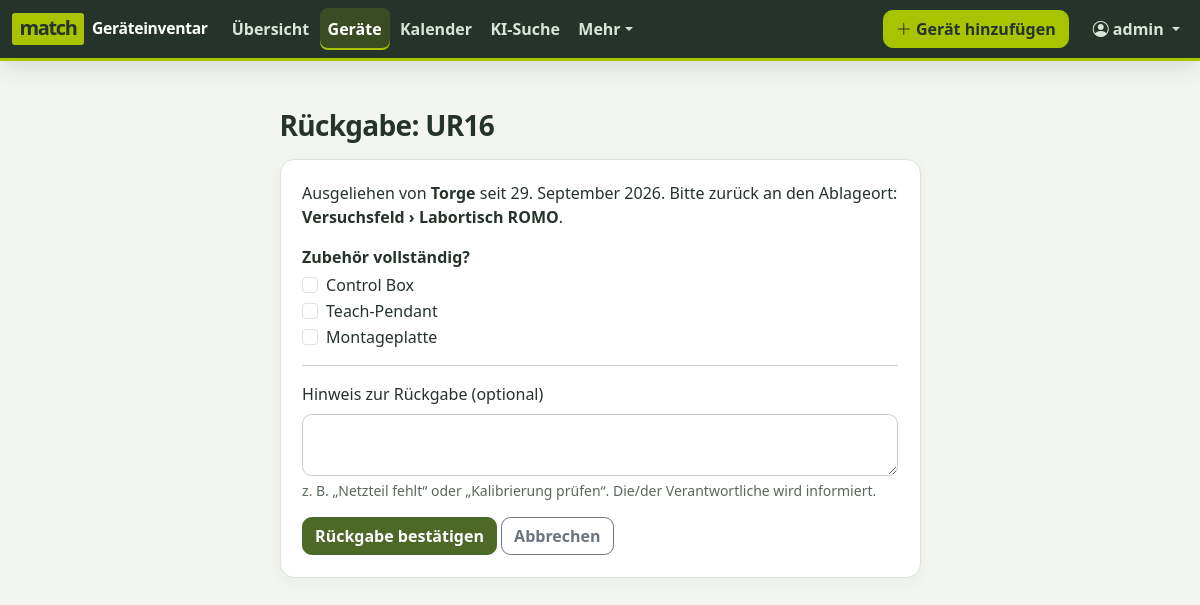
The app's page /ausleihen/5/rueckgabe/ (signed in) with its own data.
### accounts/models.py (models this page shows, shortened)
class User(AbstractUser):
    email = models.EmailField("E-Mail", help_text="Für Anfragen, Entscheidungen und Erinnerungen.")
    phone = models.CharField("Telefon", max_length=50, blank=True)
    room = models.CharField("Raum", max_length=50, blank=True)
    class Meta:
        ordering = ["last_name", "first_name", "username"]
        verbose_name = "Benutzer/in"
        verbose_name_plural = "Benutzer/innen"
    @property
    def display_name(self):
        return self.get_full_name() or self.username

### loans/models.py (models this page shows, shortened)
class Booking(models.Model):
    class Status(models.TextChoices):
        REQUESTED = "requested", "Angefragt"
        RESERVED = "reserved", "Reserviert"
        ACTIVE = "active", "Ausgeliehen"
        RETURNED = "returned", "Zurückgegeben"
        REJECTED = "rejected", "Abgelehnt"
        CANCELLED = "cancelled", "Storniert"
        EXPIRED = "expired", "Verfallen"
    BLOCKING = (Status.RESERVED, Status.ACTIVE)
    OPEN = (Status.REQUESTED, Status.RESERVED, Status.ACTIVE)
    item = models.ForeignKey(
        "inventory.Item", verbose_name="Gerät", on_delete=models.PROTECT, related_name="bookings"
    )
    borrower = models.ForeignKey(
        settings.AUTH_USER_MODEL,
        verbose_name="Ausleiher/in",
        on_delete=models.PROTECT,
        related_name="bookings",
    )
    created_by = models.ForeignKey(
        settings.AUTH_USER_MODEL,
        verbose_name="Eingetragen von",
        null=True,
        blank=True,
        on_delete=models.SET_NULL,
        related_name="+",
    )
    start_date = models.DateField("Von")
    end_date = models.DateField("Bis (voraussichtliche Rückgabe)")
    status = models.CharField("Status", max_length=20, choices=Status.choices, db_index=True)
    purpose = models.CharField("Zweck / Projekt", max_length=200, blank=True)
    usage_location = models.CharField("Einsatzort", max_length=200, blank=True)
    request_message = models.TextField("Nachricht an Verantwortliche/n", blank=True)
    decision_comment = models.TextField("Kommentar zur Entscheidung", blank=True)
    decided_by = models.ForeignKey(
        settings.AUTH_USER_MODEL,
        verbose_name="Entschieden von",
        null=True,
        blank=True,
        on_delete=models.SET_NULL,
        related_name="+",
    )
    decided_at = models.DateTimeField("Entschieden am", null=True, blank=True)
    requested_end_date = models.DateField("Beantragtes neues Enddatum", null=True, blank=True)
    checked_out_at = models.DateTimeField("Entnommen am", null=True, blank=True)
    returned_at = models.DateTimeField("Zurückgegeben am", null=True, blank=True)
    returned_by = models.ForeignKey(
        settings.AUTH_USER_MODEL,
        verbose_name="Rückgabe gebucht von",
        null=True,
        blank=True,
        on_delete=models.SET_NULL,
        related_name="+",
    )
    return_note = models.TextField("Rückgabenotiz", blank=True)
    created_at = models.DateTimeField("Erstellt am", auto_now_add=True)
    updated_at = models.DateTimeField("Geändert am", auto_now=True)
    class Meta:
        ordering = ["start_date", "pk"]
        verbose_name = "Buchung"
        verbose_name_plural = "Buchungen"
        constraints = [
            models.CheckConstraint(
                condition=Q(end_date__gte=F("start_date")), name="booking_end_not_before_start"
            )
        ]
        indexes = [models.Index(fields=["item", "status", "start_date", "end_date"])]

### inventory/models.py (models this page shows, shortened)
class Item(models.Model):
    class LoanPolicy(models.TextChoices):
        FREE = "free", "Frei entnehmbar"
        APPROVAL = "approval", "Nur mit Genehmigung"
    class Condition(models.TextChoices):
        UNVERIFIED = "unverified", "Ungeprüft"
        OK = "ok", "Einsatzbereit"
        DEFECT = "defect", "Defekt"
        REPAIR = "repair", "In Reparatur / Kalibrierung"
        RETIRED = "retired", "Ausgemustert"
    name = models.CharField("Bezeichnung", max_length=200)
    category = models.ForeignKey(
        Category, verbose_name="Kategorie", on_delete=models.PROTECT, related_name="items"
    )
    manufacturer = models.CharField("Hersteller", max_length=100, blank=True)
    model_number = models.CharField("Modell / Typ", max_length=100, blank=True)
    serial_number = models.CharField("Seriennummer", max_length=100, blank=True)
    inventory_number = models.CharField(
        "Inventarnummer", max_length=50, blank=True, help_text="Offizielle Inventarnummer, falls vorhanden."
    )
    description = models.TextField("Beschreibung", blank=True)
    location = models.ForeignKey(
        Location, verbose_name="Ablageort", on_delete=models.PROTECT, related_name="items"
    )
    location_note = models.CharField(
        "Ablagehinweis", max_length=200, blank=True, help_text="z. B. „oberstes Fach, blaue Kiste“"
    )
    responsible = models.ForeignKey(
        settings.AUTH_USER_MODEL,
        verbose_name="Verantwortlich",
        on_delete=models.PROTECT,
        related_name="responsible_items",
    )
    loan_policy = models.CharField(
        "Ausleihregel",
        max_length=20,
        choices=LoanPolicy.choices,
        default=LoanPolicy.FREE,
        help_text="„Nur mit Genehmigung“: Andere müssen die Ausleihe anfragen und Sie entscheiden.",
    )
    condition = models.CharField("Zustand", max_length=20, choices=Condition.choices, default=Condition.OK)
    created_by = models.ForeignKey(
        settings.AUTH_USER_MODEL,
        verbose_name="Angelegt von",
        null=True,
        blank=True,
        on_delete=models.SET_NULL,
        related_name="+",
    )
    created_at = models.DateTimeField("Angelegt am", auto_now_add=True)
    updated_at = models.DateTimeField("Geändert am", auto_now=True)
    objects = ItemQuerySet.as_manager()
    class Meta:
        ordering = ["name", "pk"]
        verbose_name = "Gerät"
        verbose_name_plural = "Geräte"
        constraints = [
            models.UniqueConstraint(
                fields=["inventory_number"],
                condition=~Q(inventory_number=""),
                name="unique_inventory_number",
                violation_error_message="Diese Inventarnummer ist bereits vergeben.",
            )
        ]
    def get_absolute_url(self):
        return reverse("inventory:item_detail", args=[self.pk])
    def can_manage(self, user):
        return bool(user and user.is_authenticated and (user.is_staff or user.pk == self.responsible_id))

class TreeNode(models.Model):
    SEPARATOR = " › "
    name = models.CharField("Name", max_length=100)
    parent = models.ForeignKey(
        "self",
        verbose_name="Übergeordnet",
        null=True,
        blank=True,
        on_delete=models.PROTECT,
        related_name="children",
    )
    path = models.CharField("Pfad", max_length=500, unique=True, editable=False)
    class Meta:
        abstract = True
        ordering = ["path"]
    def __str__(self):
        return self.path or self.name

class Location(TreeNode):
    description = models.CharField("Beschreibung", max_length=255, blank=True)
    class Meta(TreeNode.Meta):
        verbose_name = "Ort"
        verbose_name_plural = "Orte"

class Accessory(models.Model):
    item = models.ForeignKey(Item, verbose_name="Gerät", on_delete=models.CASCADE, related_name="accessories")
    name = models.CharField("Bezeichnung", max_length=200)
    quantity = models.PositiveSmallIntegerField("Anzahl", default=1)
    note = models.CharField("Hinweis", max_length=200, blank=True)
    class Meta:
        ordering = ["pk"]
        verbose_name = "Zubehörteil"
        verbose_name_plural = "Zubehör"
    def __str__(self):
        return f"{self.quantity} × {self.name}" if self.quantity != 1 else self.name

### loans/views.py (the view, shortened to what this page needs)
# urls.py: path("ausleihen/<int:pk>/rueckgabe/", views.return_booking, name="return"),
def return_booking(request, pk):
    booking = _get_own_or_managed(request, pk)
    form = ReturnForm(request.POST or None)
    return render(
        request,
        "loans/return_form.html",
        {"booking": booking, "form": form, "accessories": booking.item.accessories.all()},
    )

### loans/forms.py
class ReturnForm(forms.Form):
    note = forms.CharField(
        label="Hinweis zur Rückgabe (optional)",
        required=False,
        widget=forms.Textarea(attrs={"rows": 2}),
        help_text="z. B. „Netzteil fehlt“ oder „Kalibrierung prüfen“. Die/der Verantwortliche wird informiert.",
    )

### config/context_processors.py (called while the page is built)
def branding(request):
    return {"app_site_name": settings.SITE_NAME}

### loans/context_processors.py (called while the page is built)
def navigation(request):
    context = {"site_name": settings.SITE_NAME}
    user = getattr(request, "user", None)
    if user is not None and user.is_authenticated:
        context["pending_approvals_count"] = (
            Booking.objects.filter(item__responsible=user)
            .filter(
                Q(status=Booking.Status.REQUESTED)
                | Q(status__in=Booking.BLOCKING, requested_end_date__isnull=False)
            )
            .count()
        )
    return context

### loans/views.py (called while the page is built)
def _get_own_or_managed(request, pk):
    booking = get_object_or_404(Booking.objects.select_related("item", "borrower"), pk=pk)
    if booking.borrower_id != request.user.pk and not booking.item.can_manage(request.user):
        raise PermissionDenied
    return booking

### templates/loans/return_form.html (shortened to what this page needs)
{% extends "base.html" %}
{% load crispy_forms_tags %}
{% block content %}
<div class="row justify-content-center"><div class="col-lg-7">
  <h1 class="h3 mb-3">Rückgabe: {{ booking.item.name }}</h1>
  <div class="card"><div class="card-body">
    <p>Ausgeliehen von <strong>{{ booking.borrower.display_name }}</strong> seit {{ booking.checked_out_at|date:"d.m.Y"|default:booking.start_date }}.
      Bitte zurück an den Ablageort: <strong>{{ booking.item.location }}</strong>{% if booking.item.location_note %} ({{ booking.item.location_note }}){% endif %}.</p>
    {% if accessories %}
      <p class="mb-1 fw-semibold">Zubehör vollständig?</p>
      {% for a in accessories %}
        <div class="form-check">
          <input class="form-check-input" type="checkbox" id="acc-{{ a.pk }}">
          <label class="form-check-label" for="acc-{{ a.pk }}">{{ a }}{% if a.note %} <span class="small text-body-secondary">– {{ a.note }}</span>{% endif %}</label>
        </div>
      {% endfor %}
      <hr>
    {% endif %}
    <form method="post">
      {{ form|crispy }}
      <button type="submit" class="btn btn-primary">Rückgabe bestätigen</button>
      <a class="btn btn-outline-secondary" href="{{ booking.item.get_absolute_url }}">Abbrechen</a>
    </form>
  </div></div>
</div></div>
{% endblock %}

### templates/base.html (shortened to what this page needs)
{% load static %}<!doctype html>
<html lang="de">
<head>
  <link rel="stylesheet" href="{% static 'vendor/bootstrap/bootstrap.min.css' %}">
  <link rel="stylesheet" href="{% static 'vendor/bootstrap-icons/bootstrap-icons.min.css' %}">
  <link rel="stylesheet" href="{% static 'css/app.css' %}">
</head>
<body class="app-body" hx-headers='{"X-CSRFToken": "{{ csrf_token }}"}'>
  {% if user.is_authenticated %}
  {% with url_name=request.resolver_match.url_name namespace=request.resolver_match.namespace %}
  <nav class="navbar navbar-expand-xl navbar-dark app-navbar" aria-label="Hauptnavigation">
    <div class="container-fluid app-navbar-inner">
      <a class="navbar-brand app-brand d-flex align-items-center gap-2" href="{% url 'dashboard' %}">
        <span class="app-brand-logo" aria-hidden="true">match</span><span class="app-brand-name">{{ app_site_name }}</span>
      </a>
      <div class="collapse navbar-collapse" id="main-nav">
        <ul class="navbar-nav app-nav-links me-auto">
          <li class="nav-item">
            <a class="nav-link {% if url_name == 'dashboard' %}active{% endif %}" href="{% url 'dashboard' %}">Übersicht
              {% if pending_approvals_count %}<span class="badge rounded-pill text-bg-warning" title="Offene Anfragen an dich">{{ pending_approvals_count }}</span>{% endif %}</a>
          </li>
          <li class="nav-item">
            <a class="nav-link {% if namespace == 'inventory' and url_name != 'identify' or namespace == 'loans' and url_name != 'calendar' %}active{% endif %}" href="{% url 'inventory:item_list' %}">Geräte</a>
          </li>
          <li class="nav-item">
            <a class="nav-link {% if url_name == 'calendar' %}active{% endif %}" href="{% url 'loans:calendar' %}">Kalender</a>
          </li>
          <li class="nav-item">
            <a class="nav-link {% if namespace == 'assistant_search' and url_name == 'chat' %}active{% endif %}" href="{% url 'assistant_search:chat' %}">KI-Suche</a>
          </li>
          <li class="nav-item dropdown">
            <a class="nav-link dropdown-toggle " href="#" role="button" data-bs-toggle="dropdown" aria-expanded="false">Mehr</a>
          </li>
        </ul>
        <a class="btn btn-brand app-nav-action me-xl-3 my-2 my-xl-0 " href="{% url 'inventory:identify' %}"><i class="bi bi-plus-lg" aria-hidden="true"></i> Gerät hinzufügen</a>
        <ul class="navbar-nav app-account-nav">
          <li class="nav-item dropdown">
            <a class="nav-link dropdown-toggle" href="#" role="button" data-bs-toggle="dropdown" aria-expanded="false">
              <i class="bi bi-person-circle"></i> {{ user.display_name }}
            </a>
          </li>
        </ul>
      </div>
    </div>
  </nav>
  {% endwith %}
  {% endif %}
  <main class="app-main {% block container %}container{% endblock %} py-4 py-lg-5">
    {% block content %}{% endblock %}
  </main>
</body>
</html>

### static/css/app.css (style rules this page uses)
:root { color-scheme: light; --app-ink: #26332b; --app-green: #4c6927; --app-green-hover: #3d5520; --app-lime: #a8c400; --app-bg: #f3f5f1; --app-border: #dce3d9; --app-muted: #5a685b; --bs-primary: var(--app-green); --bs-primary-rgb: 76, 105, 39; --bs-link-color-rgb: 76, 105, 39; --bs-link-hover-color-rgb: 61, 85, 32; --bs-body-color: var(--app-ink); --bs-body-bg: #fff; --bs-border-color: var(--app-border); --bs-secondary-color: var(--app-muted); --bs-tertiary-bg: var(--app-bg); --bs-focus-ring-color: rgba(76, 105, 39, .35); }
body.app-body { min-height: 100vh; background: var(--app-bg); color: var(--app-ink); }
.app-main { padding-bottom: 4rem !important; }
.app-main h1 { color: var(--app-ink); font-weight: 700; letter-spacing: -.025em; }
.app-navbar { background: var(--app-ink); border-bottom: 3px solid var(--app-lime); box-shadow: 0 .45rem 1.4rem rgba(25, 38, 27, .12); }
.app-navbar-inner { max-width: 1600px; }
.app-brand { color: #fff; font-weight: 700; letter-spacing: -.015em; }
.app-brand-logo { display: inline-flex; align-items: center; justify-content: center; min-width: 4.5rem; min-height: 2rem; padding: .15rem .45rem .25rem; border-radius: .18rem; background: var(--app-lime); color: var(--app-ink); font-size: 1.25rem; font-weight: 800; line-height: 1; letter-spacing: -.07em; }
.app-brand-name { font-size: .98rem; white-space: nowrap; }
.app-nav-links { gap: .15rem; }
.app-navbar .nav-link { color: #dbe4d9; border-radius: .5rem; padding: .55rem .8rem; font-weight: 550; }
.app-navbar .nav-link:hover, .app-navbar .nav-link:focus, .app-navbar .nav-link.active { color: #fff; background: rgba(168, 196, 0, .16); }
.app-navbar .nav-link.active { box-shadow: inset 0 -2px var(--app-lime); }
.btn { border-radius: .6rem; font-weight: 600; }
.btn-primary { --bs-btn-color: #fff; --bs-btn-bg: var(--app-green); --bs-btn-border-color: var(--app-green); --bs-btn-hover-color: #fff; --bs-btn-hover-bg: var(--app-green-hover); --bs-btn-hover-border-color: var(--app-green-hover); --bs-btn-active-color: #fff; --bs-btn-active-bg: var(--app-green-hover); --bs-btn-active-border-color: var(--app-green-hover); --bs-btn-focus-shadow-rgb: 76, 105, 39; }
.btn-brand { background: var(--app-lime); border: 1px solid var(--app-lime); color: var(--app-ink); }
.card, .modal-content { border: 1px solid var(--app-border); border-radius: .9rem; box-shadow: 0 .25rem 1rem rgba(29, 47, 32, .045); }
.card-body { padding: 1.35rem; }
.form-control, .form-select, form.card input:not([type=hidden]):not([type=checkbox]), form.card textarea, form.card select { max-width: 100%; border-color: #c5d0c2; border-radius: .6rem; }
.form-text { color: var(--app-muted); }

### records on screen
User: display_name "admin"
Booking: item.name "UR16", borrower.display_name "Torge", checked_out_at "29. September 2026", item.location "Versuchsfeld › Labortisch ROMO"
Accessory: quantity+name "Control Box"
Accessory: quantity+name "Teach-Pendant"
Accessory: quantity+name "Montageplatte"

### other values on screen
{{ app_site_name }} "Geräteinventar"
